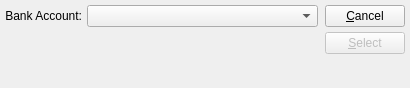
<?xml version="1.0" encoding="UTF-8"?>
<ui version="4.0">
 <comment>This file is part of the xTuple ERP: PostBooks Edition, a free and
open source Enterprise Resource Planning software suite,
Copyright (c) 1999-2019 by OpenMFG LLC, d/b/a xTuple.
It is licensed to you under the Common Public Attribution License
version 1.0, the full text of which (including xTuple-specific Exhibits)
is available at www.xtuple.com/CPAL.  By using this software, you agree
to be bound by its terms.</comment>
 <class>selectBankAccount</class>
 <widget class="QDialog" name="selectBankAccount">
  <property name="geometry">
   <rect>
    <x>0</x>
    <y>0</y>
    <width>410</width>
    <height>88</height>
   </rect>
  </property>
  <property name="windowTitle">
   <string>Select Bank Account</string>
  </property>
  <layout class="QHBoxLayout">
   <property name="spacing">
    <number>7</number>
   </property>
   <property name="margin">
    <number>5</number>
   </property>
   <item>
    <layout class="QVBoxLayout">
     <property name="spacing">
      <number>0</number>
     </property>
     <property name="margin">
      <number>0</number>
     </property>
     <item>
      <layout class="QHBoxLayout">
       <property name="spacing">
        <number>5</number>
       </property>
       <property name="margin">
        <number>0</number>
       </property>
       <item>
        <widget class="QLabel" name="_bankaccntLit">
         <property name="text">
          <string>Bank Account:</string>
         </property>
         <property name="alignment">
          <set>Qt::AlignRight|Qt::AlignTrailing|Qt::AlignVCenter</set>
         </property>
        </widget>
       </item>
       <item>
        <widget class="XComboBox" name="_bankaccnt">
         <property name="sizePolicy">
          <sizepolicy hsizetype="Expanding" vsizetype="Fixed">
           <horstretch>0</horstretch>
           <verstretch>0</verstretch>
          </sizepolicy>
         </property>
        </widget>
       </item>
      </layout>
     </item>
     <item>
      <spacer name="spacer9">
       <property name="orientation">
        <enum>Qt::Vertical</enum>
       </property>
       <property name="sizeType">
        <enum>QSizePolicy::Expanding</enum>
       </property>
       <property name="sizeHint" stdset="0">
        <size>
         <width>16</width>
         <height>16</height>
        </size>
       </property>
      </spacer>
     </item>
    </layout>
   </item>
   <item>
    <layout class="QVBoxLayout">
     <property name="spacing">
      <number>0</number>
     </property>
     <property name="margin">
      <number>0</number>
     </property>
     <item>
      <layout class="QVBoxLayout">
       <property name="spacing">
        <number>5</number>
       </property>
       <property name="margin">
        <number>0</number>
       </property>
       <item>
        <widget class="QPushButton" name="_close">
         <property name="text">
          <string>&amp;Cancel</string>
         </property>
        </widget>
       </item>
       <item>
        <widget class="QPushButton" name="_select">
         <property name="text">
          <string>&amp;Select</string>
         </property>
         <property name="autoDefault">
          <bool>true</bool>
         </property>
         <property name="default">
          <bool>true</bool>
         </property>
         <property name="enabled">
          <bool>false</bool>
         </property>
        </widget>
       </item>
      </layout>
     </item>
     <item>
      <spacer name="spacer7">
       <property name="orientation">
        <enum>Qt::Vertical</enum>
       </property>
       <property name="sizeType">
        <enum>QSizePolicy::Expanding</enum>
       </property>
       <property name="sizeHint" stdset="0">
        <size>
         <width>10</width>
         <height>21</height>
        </size>
       </property>
      </spacer>
     </item>
    </layout>
   </item>
  </layout>
 </widget>
 <layoutdefault spacing="5" margin="5"/>
 <customwidgets>
  <customwidget>
   <class>XComboBox</class>
   <extends>QComboBox</extends>
   <header>xcombobox.h</header>
  </customwidget>
 </customwidgets>
 <tabstops>
  <tabstop>_bankaccnt</tabstop>
  <tabstop>_select</tabstop>
  <tabstop>_close</tabstop>
 </tabstops>
 <includes>
  <include location="global">parameter.h</include>
 </includes>
 <resources/>
 <connections>
  <connection>
   <sender>_bankaccnt</sender>
   <signal>valid(bool)</signal>
   <receiver>_select</receiver>
   <slot>setEnabled(bool)</slot>
   <hints>
    <hint type="sourcelabel">
     <x>20</x>
     <y>20</y>
    </hint>
    <hint type="destinationlabel">
     <x>20</x>
     <y>20</y>
    </hint>
   </hints>
  </connection>
 </connections>
</ui>
